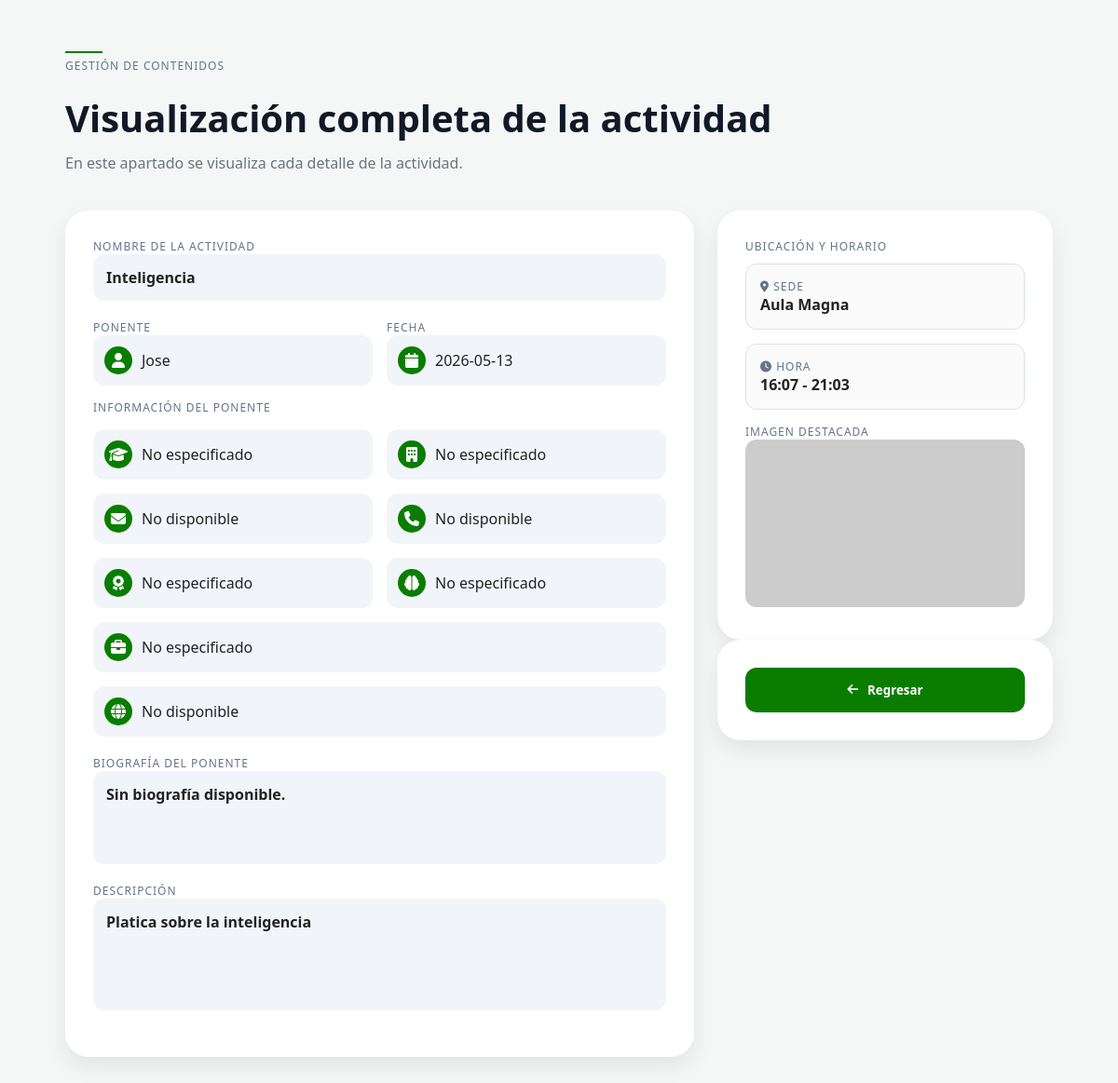
The page /detalle/1 (signed in) on the database its author committed.
### app.py (models this page shows)
class Actividad(db.Model):
    id = db.Column(db.Integer, primary_key=True)
    title = db.Column(db.String(200))
    day = db.Column(db.String(50))
    category = db.Column(db.String(100))
    date = db.Column(db.String(100))
    start_time = db.Column(db.String(50))
    end_time = db.Column(db.String(50))
    speaker = db.Column(db.String(200))
    venue = db.Column(db.String(200))
    description = db.Column(db.Text)
    image = db.Column(db.String(300))

### app.py (the view)
@app.route('/detalle/<int:id>')
@login_required
def detalle(id):
    actividad = Actividad.query.get_or_404(id)
    return render_template('detalle.html', actividad=actividad)

### app.py (called while the page is built)
@login_manager.user_loader
def load_user(user_id):
    return db.session.get(User, int(user_id))

### templates/detalle.html (shortened to what this page needs)
<!DOCTYPE html>
<html lang="es">
<head>
<link href="https://cdnjs.cloudflare.com/ajax/libs/font-awesome/6.5.0/css/all.min.css" rel="stylesheet">
</head>
<body>
<div class="container">
    <div style="margin-bottom:20px;">
        <span style="display:inline-block;width:40px;height:2px;background:#0a7d00;"></span>
        <p class="eyebrow">
            Gestión de contenidos
        </p>
    </div>
    <h1>Visualización completa de la actividad</h1>
    <p class="subtitle">
        En este apartado se visualiza cada detalle de la actividad.
    </p>
    <div class="grid">
        <div class="card">
            <div class="block">
                <p class="eyebrow">
                    Nombre de la actividad
                </p>
                <div class="box">
                    {{ actividad.title }}
                </div>
            </div>
            <div class="row">
                <div>
                    <p class="eyebrow">
                        Ponente
                    </p>
                    <div class="icon-box">
                        <div class="icon">
                            <i class="fa fa-user"></i>
                        </div>
                        <span>
                            {{ actividad.speaker or "No disponible" }}
                        </span>
                    </div>
                </div>
                <div>
                    <p class="eyebrow">
                        Fecha
                    </p>
                    <div class="icon-box">
                        <div class="icon">
                            <i class="fa fa-calendar"></i>
                        </div>
                        <span>
                            {{ actividad.date }}
                        </span>
                    </div>
                </div>
            </div>
            <div class="block">
                <p class="eyebrow" style="margin-bottom:15px;">
                    Información del ponente
                </p>
                <div class="row">
                    <div class="icon-box">
                        <div class="icon">
                            <i class="fa fa-graduation-cap"></i>
                        </div>
                        <span>
                            {{ actividad.career or "No especificado" }}
                        </span>
                    </div>
                    <div class="icon-box">
                        <div class="icon">
                            <i class="fa fa-building"></i>
                        </div>
                        <span>
                            {{ actividad.institution or "No especificado" }}
                        </span>
                    </div>
                </div>
                <div class="row">
                    <div class="icon-box">
                        <div class="icon">
                            <i class="fa fa-envelope"></i>
                        </div>
                        <span>
                            {{ actividad.speaker_email or "No disponible" }}
                        </span>
                    </div>
                    <div class="icon-box">
                        <div class="icon">
                            <i class="fa fa-phone"></i>
                        </div>
                        <span>
                            {{ actividad.speaker_phone or "No disponible" }}
                        </span>
                    </div>
                </div>
                <div class="row">
                    <div class="icon-box">
                        <div class="icon">
                            <i class="fa fa-award"></i>
                        </div>
                        <span>
                            {{ actividad.academic_degree or "No especificado" }}
                        </span>
                    </div>
                    <div class="icon-box">
                        <div class="icon">
                            <i class="fa fa-brain"></i>
                        </div>
                        <span>
                            {{ actividad.specialty or "No especificado" }}
                        </span>
                    </div>
                </div>
                <div class="icon-box" style="margin-bottom:15px;">
                    <div class="icon">
                        <i class="fa fa-briefcase"></i>
                    </div>
                    <span>
                        {{ actividad.experience or "No especificado" }}
                    </span>
                </div>
                <div class="icon-box">
                    <div class="icon">
                        <i class="fa fa-globe"></i>
                    </div>
                    <span>
                        {{ actividad.social or "No disponible" }}
                    </span>
                </div>
            </div>
            <div class="block">
                <p class="eyebrow">
                    Biografía del ponente
                </p>
                <div class="box" style="min-height:100px;">
                    {{ actividad.bio or "Sin biografía disponible." }}
                </div>
            </div>
            <div class="block">
                <p class="eyebrow">
                    Descripción
                </p>
                <div class="box" style="min-height:120px;">
                    {{ actividad.description or "Sin descripción." }}
                </div>
            </div>
        </div>
        <div>
            <div class="card">
                <p class="eyebrow" style="margin-bottom:10px;">
                    Ubicación y horario
                </p>
                <div class="side-box">
                    <p class="eyebrow">
                        <i class="fa fa-map-marker-alt"></i>
                        Sede
                    </p>
                    <strong>
                        {{ actividad.venue or "No especificada" }}
                    </strong>
                </div>
                <div class="side-box">
                    <p class="eyebrow">
                        <i class="fa fa-clock"></i>
                        Hora
                    </p>
                    <strong>
                        {{ actividad.start_time }} - {{ actividad.end_time or "No definida" }}
                    </strong>
                </div>
                <div style="margin-top:15px;">
                    <p class="eyebrow">
                        Imagen destacada
                    </p>
                    {% if actividad.image %}
                        <img
                            src="{{ url_for('static', filename='uploads/' + actividad.image) }}"
                            class="img"
                        >
                    {% else %}
                        <img
                            src="https://via.placeholder.com/400x180"
                            class="img"
                        >
                    {% endif %}
                </div>
            </div>
            <div class="card">
                <button onclick="window.history.back()" class="btn">
                    <i class="fa fa-arrow-left"></i>
                    Regresar
                </button>
            </div>
        </div>
    </div>
</div>
</body>
</html>

### templates/detalle.html (style rules this page uses)
* { margin:0; padding:0; box-sizing:border-box; font-family: 'Segoe UI', sans-serif; }
body { background:#f4f7f5; color:#222; }
.container { max-width:1100px; margin:auto; padding:40px 20px; }
.eyebrow { font-size:12px; text-transform:uppercase; color:#64748b; letter-spacing:1px; }
h1 { font-size:40px; font-weight:800; margin:10px 0; color:#111827; }
.subtitle { color:#6b7280; margin-bottom:40px; }
.grid { display:grid; grid-template-columns:1fr 360px; gap:25px; }
.card { background:white; border-radius:25px; padding:30px; box-shadow:0 10px 25px rgba(0,0,0,0.08); }
.box { background:#f1f5f9; padding:14px; border-radius:12px; font-weight:bold; color:#222; }
.block { margin-bottom:20px; }
.row { display:grid; grid-template-columns:1fr 1fr; gap:15px; margin-bottom:15px; }
.icon-box { display:flex; align-items:center; gap:10px; background:#f1f5f9; padding:12px; border-radius:12px; color:#222; }
.icon { width:30px; height:30px; display:flex; align-items:center; justify-content:center; background:#0a7d00; border-radius:50%; color:white; }
.side-box { border:1px solid #dbe2ea; padding:15px; border-radius:12px; margin-bottom:15px; background:#fafafa; }
.btn { width:100%; padding:15px; border:none; border-radius:12px; font-weight:bold; cursor:pointer; background:#0a7d00; color:white; transition:0.3s; display:flex; align-items:center; justify-content:center; gap:10px; }
.img { width:100%; height:180px; object-fit:cover; border-radius:12px; }

### rows shown on the page
Actividad: title "Inteligencia", speaker "Jose", date "2026-05-13", description "Platica sobre la inteligencia", venue "Aula Magna", start_time "16:07", end_time "21:03"

### other values the page prints
{{ actividad.career or "No especificado" }} "No especificado"
{{ actividad.institution or "No especificado" }} "No especificado"
{{ actividad.speaker_email or "No disponible" }} "No disponible"
{{ actividad.speaker_phone or "No disponible" }} "No disponible"
{{ actividad.academic_degree or "No especificado" }} "No especificado"
{{ actividad.specialty or "No especificado" }} "No especificado"
{{ actividad.experience or "No especificado" }} "No especificado"
{{ actividad.social or "No disponible" }} "No disponible"
{{ actividad.bio or "Sin biografía disponible." }} "Sin biografía disponible."
